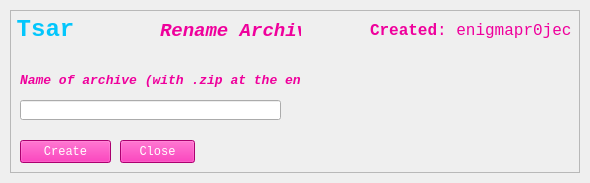
<?xml version="1.0" encoding="UTF-8"?>
<ui version="4.0">
 <class>renameArchiveGUI</class>
 <widget class="QMainWindow" name="renameArchiveGUI">
  <property name="geometry">
   <rect>
    <x>0</x>
    <y>0</y>
    <width>590</width>
    <height>183</height>
   </rect>
  </property>
  <property name="windowTitle">
   <string>Tsar</string>
  </property>
  <property name="windowIcon">
   <iconset>
    <normaloff>iconfile.ico</normaloff>iconfile.ico</iconset>
  </property>
  <widget class="QWidget" name="centralwidget">
   <layout class="QVBoxLayout" name="verticalLayout">
    <property name="spacing">
     <number>0</number>
    </property>
    <property name="leftMargin">
     <number>10</number>
    </property>
    <property name="topMargin">
     <number>10</number>
    </property>
    <property name="rightMargin">
     <number>10</number>
    </property>
    <property name="bottomMargin">
     <number>10</number>
    </property>
    <item>
     <widget class="QFrame" name="dropShadowFrame">
      <property name="styleSheet">
       <string notr="true">QFrame {	
	background-color: rgba(255, 255, 255, .15);
}</string>
      </property>
      <property name="frameShape">
       <enum>QFrame::StyledPanel</enum>
      </property>
      <property name="frameShadow">
       <enum>QFrame::Raised</enum>
      </property>
      <widget class="QLabel" name="label_title">
       <property name="geometry">
        <rect>
         <x>-10</x>
         <y>-10</y>
         <width>91</width>
         <height>61</height>
        </rect>
       </property>
       <property name="font">
        <font>
         <family>Consolas</family>
         <pointsize>40</pointsize>
        </font>
       </property>
       <property name="styleSheet">
        <string notr="true">color: rgb(3, 198, 252);
background-color: rgba(255, 255, 255, 0); </string>
       </property>
       <property name="text">
        <string>&lt;html&gt;&lt;head/&gt;&lt;body&gt;&lt;p&gt;&lt;span style=&quot; font-size:18pt; font-weight:600;&quot;&gt;Tsar&lt;/span&gt;&lt;/p&gt;&lt;/body&gt;&lt;/html&gt;</string>
       </property>
       <property name="alignment">
        <set>Qt::AlignCenter</set>
       </property>
      </widget>
      <widget class="QLabel" name="label_credits">
       <property name="geometry">
        <rect>
         <x>360</x>
         <y>0</y>
         <width>201</width>
         <height>41</height>
        </rect>
       </property>
       <property name="font">
        <font>
         <family>Consolas</family>
         <pointsize>40</pointsize>
        </font>
       </property>
       <property name="styleSheet">
        <string notr="true">color: rgba(239, 0, 156, 255);
background-color: rgba(255, 255, 255, 0); </string>
       </property>
       <property name="text">
        <string>&lt;html&gt;&lt;head/&gt;&lt;body&gt;&lt;p&gt;&lt;span style=&quot; font-size:12pt; font-weight:600;&quot;&gt;Created&lt;/span&gt;&lt;span style=&quot; font-size:12pt;&quot;&gt;: enigmapr0ject&lt;/span&gt;&lt;/p&gt;&lt;/body&gt;&lt;/html&gt;</string>
       </property>
       <property name="alignment">
        <set>Qt::AlignRight|Qt::AlignTrailing|Qt::AlignVCenter</set>
       </property>
      </widget>
      <widget class="QLabel" name="label_credits_3">
       <property name="geometry">
        <rect>
         <x>150</x>
         <y>10</y>
         <width>141</width>
         <height>21</height>
        </rect>
       </property>
       <property name="font">
        <font>
         <family>Consolas</family>
         <pointsize>10</pointsize>
        </font>
       </property>
       <property name="styleSheet">
        <string notr="true">color: rgba(239, 0, 156, 255);
background-color: rgba(255, 255, 255, 0); </string>
       </property>
       <property name="text">
        <string>&lt;html&gt;&lt;head/&gt;&lt;body&gt;&lt;p align=&quot;center&quot;&gt;&lt;span style=&quot; font-size:14pt; font-weight:600; font-style:italic;&quot;&gt;Rename Archive&lt;/span&gt;&lt;/p&gt;&lt;/body&gt;&lt;/html&gt;</string>
       </property>
       <property name="alignment">
        <set>Qt::AlignLeading|Qt::AlignLeft|Qt::AlignVCenter</set>
       </property>
      </widget>
      <widget class="QPushButton" name="closeButton">
       <property name="geometry">
        <rect>
         <x>110</x>
         <y>130</y>
         <width>75</width>
         <height>23</height>
        </rect>
       </property>
       <property name="font">
        <font>
         <family>Consolas</family>
        </font>
       </property>
       <property name="styleSheet">
        <string notr="true">color: rgba(255, 255, 255, 255);
background-color: rgba(239, 0, 156, 255);</string>
       </property>
       <property name="text">
        <string>Close</string>
       </property>
      </widget>
      <widget class="QLabel" name="response">
       <property name="geometry">
        <rect>
         <x>230</x>
         <y>210</y>
         <width>181</width>
         <height>41</height>
        </rect>
       </property>
       <property name="font">
        <font>
         <family>Consolas</family>
         <pointsize>10</pointsize>
        </font>
       </property>
       <property name="styleSheet">
        <string notr="true">color: rgba(239, 0, 156, 255);
background-color: rgba(255, 255, 255, 0); </string>
       </property>
       <property name="text">
        <string>&lt;html&gt;&lt;head/&gt;&lt;body&gt;&lt;p&gt;&lt;br/&gt;&lt;/p&gt;&lt;/body&gt;&lt;/html&gt;</string>
       </property>
       <property name="alignment">
        <set>Qt::AlignLeading|Qt::AlignLeft|Qt::AlignVCenter</set>
       </property>
      </widget>
      <widget class="QLabel" name="label_credits_6">
       <property name="geometry">
        <rect>
         <x>10</x>
         <y>60</y>
         <width>281</width>
         <height>21</height>
        </rect>
       </property>
       <property name="font">
        <font>
         <family>Consolas</family>
         <pointsize>10</pointsize>
        </font>
       </property>
       <property name="styleSheet">
        <string notr="true">color: rgba(239, 0, 156, 255);
background-color: rgba(255, 255, 255, 0); </string>
       </property>
       <property name="text">
        <string>&lt;html&gt;&lt;head/&gt;&lt;body&gt;&lt;p&gt;&lt;span style=&quot; font-weight:600; font-style:italic;&quot;&gt;Name of archive (with .zip at the end)&lt;/span&gt;&lt;/p&gt;&lt;/body&gt;&lt;/html&gt;</string>
       </property>
       <property name="alignment">
        <set>Qt::AlignLeading|Qt::AlignLeft|Qt::AlignVCenter</set>
       </property>
      </widget>
      <widget class="QLineEdit" name="zipName">
       <property name="geometry">
        <rect>
         <x>10</x>
         <y>90</y>
         <width>261</width>
         <height>20</height>
        </rect>
       </property>
      </widget>
      <widget class="QPushButton" name="renameButton">
       <property name="geometry">
        <rect>
         <x>10</x>
         <y>130</y>
         <width>91</width>
         <height>23</height>
        </rect>
       </property>
       <property name="font">
        <font>
         <family>Consolas</family>
        </font>
       </property>
       <property name="styleSheet">
        <string notr="true">color: rgba(255, 255, 255, 255);
background-color: rgba(239, 0, 156, 255);</string>
       </property>
       <property name="text">
        <string>Create</string>
       </property>
      </widget>
      <widget class="QLabel" name="feedback">
       <property name="geometry">
        <rect>
         <x>320</x>
         <y>50</y>
         <width>231</width>
         <height>91</height>
        </rect>
       </property>
       <property name="font">
        <font>
         <family>Consolas</family>
         <pointsize>10</pointsize>
        </font>
       </property>
       <property name="styleSheet">
        <string notr="true">color: rgb(3, 198, 252);
background-color: rgba(255, 255, 255, 0); </string>
       </property>
       <property name="text">
        <string>&lt;html&gt;&lt;head/&gt;&lt;body&gt;&lt;p&gt;&lt;br/&gt;&lt;/p&gt;&lt;/body&gt;&lt;/html&gt;</string>
       </property>
       <property name="alignment">
        <set>Qt::AlignLeading|Qt::AlignLeft|Qt::AlignVCenter</set>
       </property>
      </widget>
     </widget>
    </item>
   </layout>
  </widget>
 </widget>
 <resources>
  <include location="assets.qrc"/>
 </resources>
 <connections/>
</ui>
